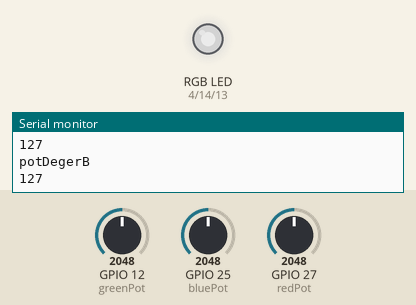
This program was run on a simulated ESP32. Shown: an RGB LED mixed from three pins (HIGH = lit), the last lines printed to the serial monitor. The inputs (shaded band) are chosen by the test bench; at power-on: GPIO 12 (greenPot) = 2048, GPIO 25 (bluePot) = 2048, GPIO 27 (redPot) = 2048. Dim RGB values are drawn brighter than linear.

Above: at 1.2 s.
1.3 s: GPIO 12 (greenPot) set to 2866
At 2.0 s:
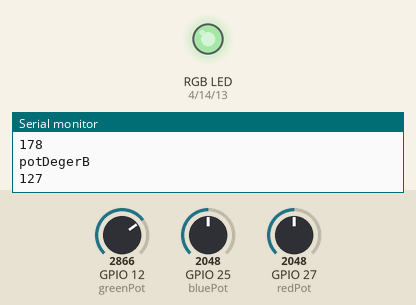
2.8 s: GPIO 25 (bluePot) set to 3603
At 3.5 s:
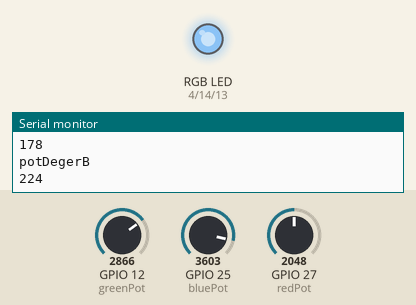
4.3 s: GPIO 27 (redPot) set to 491
At 5.0 s:
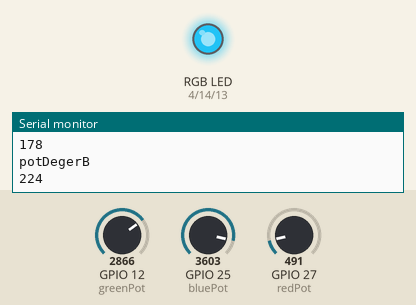
5.8 s: GPIO 27 (redPot) set to 0
At 6.5 s:
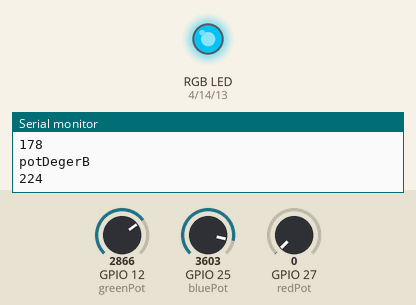
7.3 s: GPIO 12 (greenPot) set to 4095
At 8.1 s:
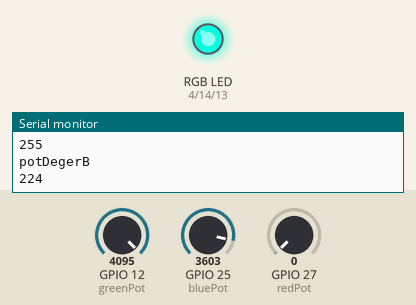
8.8 s: GPIO 25 (bluePot) set to 1228
At 9.5 s:
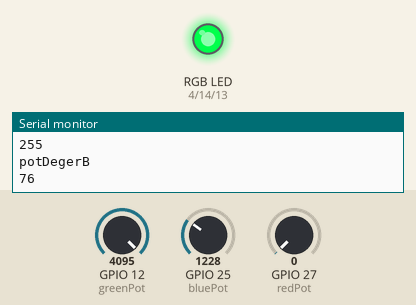
Timing chart, 0 to 11.3 s (numbered marks = the images above; inputs shaded):
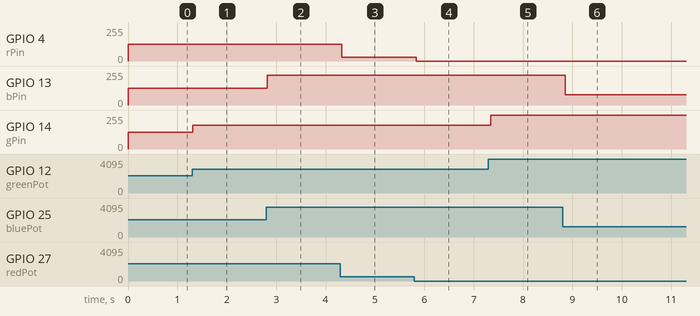

Measured:
- after the input at 1.3 s, GPIO 14 (gPin): 127/255 → 178/255 at once
- after the input at 2.8 s, GPIO 13 (bPin): 127/255 → 224/255 at once
- after the input at 4.3 s, GPIO 4 (rPin): 127/255 → 30/255 at once
- after the input at 5.8 s, GPIO 4 (rPin): 30/255 → 0/255 at once
- after the input at 7.3 s, GPIO 14 (gPin): 178/255 → 255/255 after 0.05 s
- after the input at 8.8 s, GPIO 13 (bPin): 224/255 → 76/255 after 0.06 s

The program:

main.cpp
```cpp
#include <Arduino.h>
/*

int Pin=2;
int rPin=4;
int gPin=14;
int bPin=13;
void setup()
{
  pinMode(Pin,OUTPUT);
  pinMode(rPin,OUTPUT);
  pinMode(gPin,OUTPUT);
  pinMode(bPin,OUTPUT);
}
void loop()
{
  digitalWrite(Pin,HIGH);
  digitalWrite(rPin,HIGH);
  digitalWrite(gPin,HIGH);
  digitalWrite(bPin,HIGH);
}
*/
int rPin=4;
int gPin=14;
int bPin=13;

//Potansiyometre bağlantı pinlerini tanımlıyoruz.
const byte redPot=27;
const byte greenPot=12;
const byte bluePot=25;

//Potansiyometreden okunacak değerler için değişkenleri tanımlıyoruz.
int potDegerR; int potDegerG; int potDegerB;

void setup() {
//RGB led pin bağlantılarını çıkış pini olarak tanımlıyoruz.
pinMode(rPin,OUTPUT);
pinMode(gPin,OUTPUT);
pinMode(bPin,OUTPUT);
Serial.begin(115200);
}

void loop() {
//Potansiyometre değerlerini okuyup değişkenlere aktarıyoruz.
potDegerR=analogRead(redPot);
potDegerG=analogRead(greenPot);
potDegerB=analogRead(bluePot);

//Potansiyometre değerlerini pwm sinyallerine dönüştürüyoruz.
int potDr=map(potDegerR,0,4095,0,255);
int potDg=map(potDegerG,0,4095,0,255);
int potDb=map(potDegerB,0,4095,0,255);

//RGB led pinlerine potansiyometre değerlerini yazdırıyoruz.
analogWrite(rPin,potDr);
analogWrite(gPin,potDg);
analogWrite(bPin,potDb);

Serial.println("potDegerR");
Serial.println(potDr);
Serial.println("potDegerG");
Serial.println(potDg);
Serial.println("potDegerB");
Serial.println(potDb);
delay(100);
}
```
